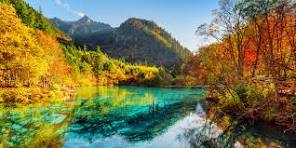
#> input picture IP/lab 2/random.jpg, 296 x 148 px
$ jupyter execute 'lab 2.ipynb'
#> lines starting #> are read from the running program, lines starting #| are printed output that depends on the picture
[cell 1]
import cv2
import numpy as np
import matplotlib.pyplot as plt

# Original image

[cell 2]
img = cv2.imread("random.jpg")
#> img is the input picture: shape (148, 296, 3); mean B, G, R 78.8, 118.3, 120.9
img = cv2.cvtColor(img, cv2.COLOR_BGR2RGB)

[cell 3]
plt.imshow(img)
plt.title("Original Image")
plt.show()

# Histogram

[cell 4]
hist, bins = np.histogram(img.flatten(), 256, [0,256])
#> hist = 256 values, max 3401 at index 0, min 27 at index 251, mean 513.4; bins = 257 values from 0 to 256
cdf = hist.cumsum()
#> cdf = 256 values from 3401 to 131424
cdf_normalized = cdf * float(hist.max()) / cdf.max()
#> cdf_normalized = 256 values from 88.01 to 3401
plt.plot(cdf_normalized, color = 'b')
plt.hist(img.flatten(), 256, [0,256], color = 'r')
plt.xlim([0,256])
plt.legend(('cdf','histogram'), loc = 'upper left')
plt.title("Image Histogram")
plt.show()
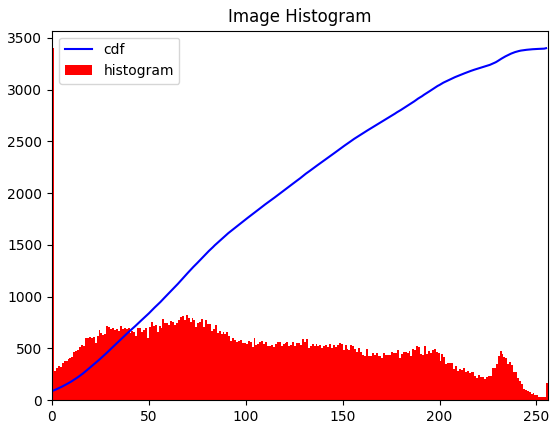
#> figure drawn by matplotlib, 1 panel; tallest bar 3401 high, from x = 0 to 1; curve peaks at x = 255, y = 3401

# Equalized histogram

[cell 5]
gray_img = cv2.cvtColor(img, cv2.COLOR_RGB2GRAY)
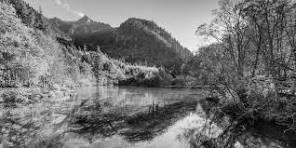
#> gray_img: shape (148, 296); min 1, max 253, mean 114.6
img_equ = cv2.equalizeHist(gray_img)
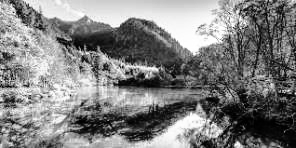
#> img_equ: shape (148, 296); min 0, max 255, mean 128.2

[cell 6]
hist,bins = np.histogram(img_equ.flatten(), 256, [0,256])
#> hist = 256 values, max 337 at index 58, min 0 at index 27, mean 171.1
cdf = hist.cumsum()
#> cdf = 256 values from 75 to 43808
cdf_normalized = cdf * float(hist.max()) / cdf.max()
#> cdf_normalized = 256 values from 0.577 to 337
plt.plot(cdf_normalized, color = 'b')
plt.hist(img_equ.flatten(), 256, [0,256], color = 'r')
plt.xlim([0,256])
plt.legend(('cdf','histogram'), loc = 'upper left')
plt.title("Equalized Histogram")
plt.show()
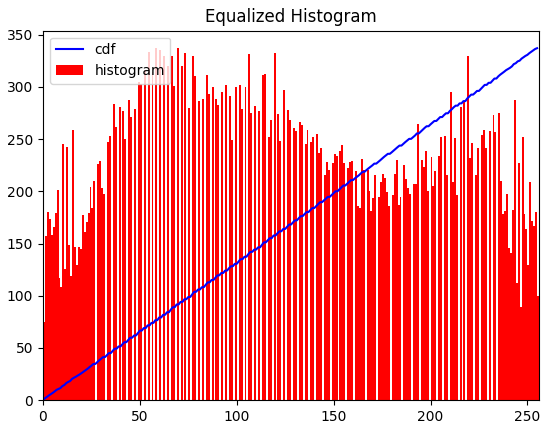
#> figure drawn by matplotlib, 1 panel; curve peaks at x = 255, y = 337

# Image with equalized histogram

[cell 7]
res = np.hstack((gray_img, img_equ))
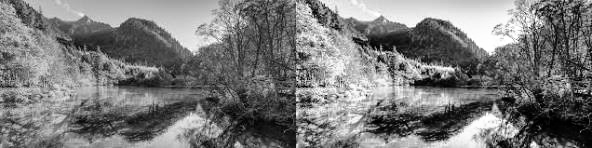
#> res: shape (148, 592); min 0, max 255, mean 121.4
